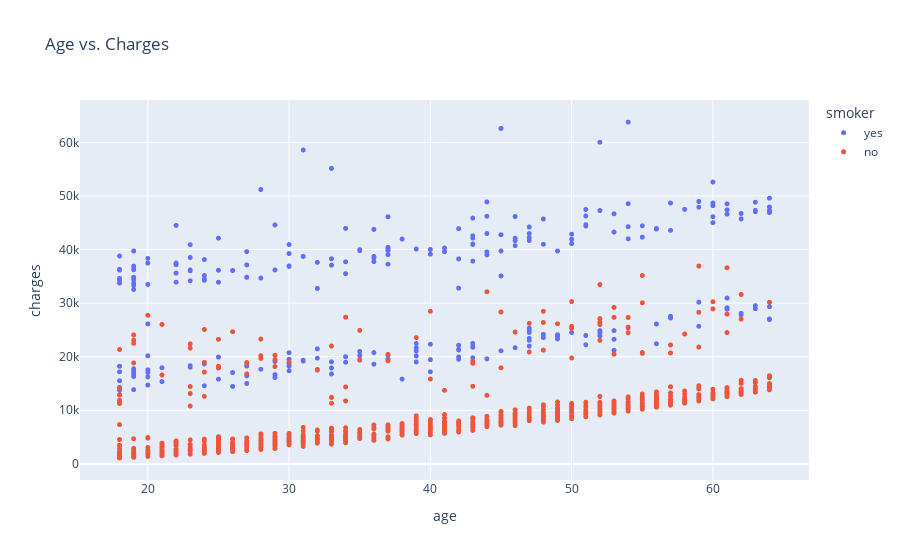

Notebook code for this chart:
### Code cell
fig = px.scatter(data, x='age', y='charges', color='smoker',hover_data=['sex'], title='Age vs. Charges' )
fig.update_traces(marker_size=5)
fig.show()

### Figure 1 — Plotly figure (JSON) as saved in the notebook; plotly's stock layout.template omitted (floating-point values rounded to 4 significant figures; data arrays with more than 128 entries replaced by an {"elided": "..."} marker saying what was removed)
{"data": [{"customdata": {"elided": "274x1 str values"}, "hovertemplate": "smoker=yes<br>age=%{x}<br>charges=%{y}<br>sex=%{customdata[0]}<extra></extra>", "legendgroup": "yes", "marker": {"color": "#636efa", "size": 5, "symbol": "circle"}, "mode": "markers", "name": "yes", "showlegend": true, "type": "scattergl", "x": {"elided": "274 int values"}, "xaxis": "x", "y": {"elided": "274 float values"}, "yaxis": "y"}, {"customdata": {"elided": "1064x1 str values"}, "hovertemplate": "smoker=no<br>age=%{x}<br>charges=%{y}<br>sex=%{customdata[0]}<extra></extra>", "legendgroup": "no", "marker": {"color": "#EF553B", "size": 5, "symbol": "circle"}, "mode": "markers", "name": "no", "showlegend": true, "type": "scattergl", "x": {"elided": "1064 int values"}, "xaxis": "x", "y": {"elided": "1064 float values"}, "yaxis": "y"}], "layout": {"legend": {"title": {"text": "smoker"}, "tracegroupgap": 0}, "title": {"text": "Age vs. Charges"}, "xaxis": {"anchor": "y", "domain": [0, 1], "title": {"text": "age"}}, "yaxis": {"anchor": "x", "domain": [0, 1], "title": {"text": "charges"}}}}
